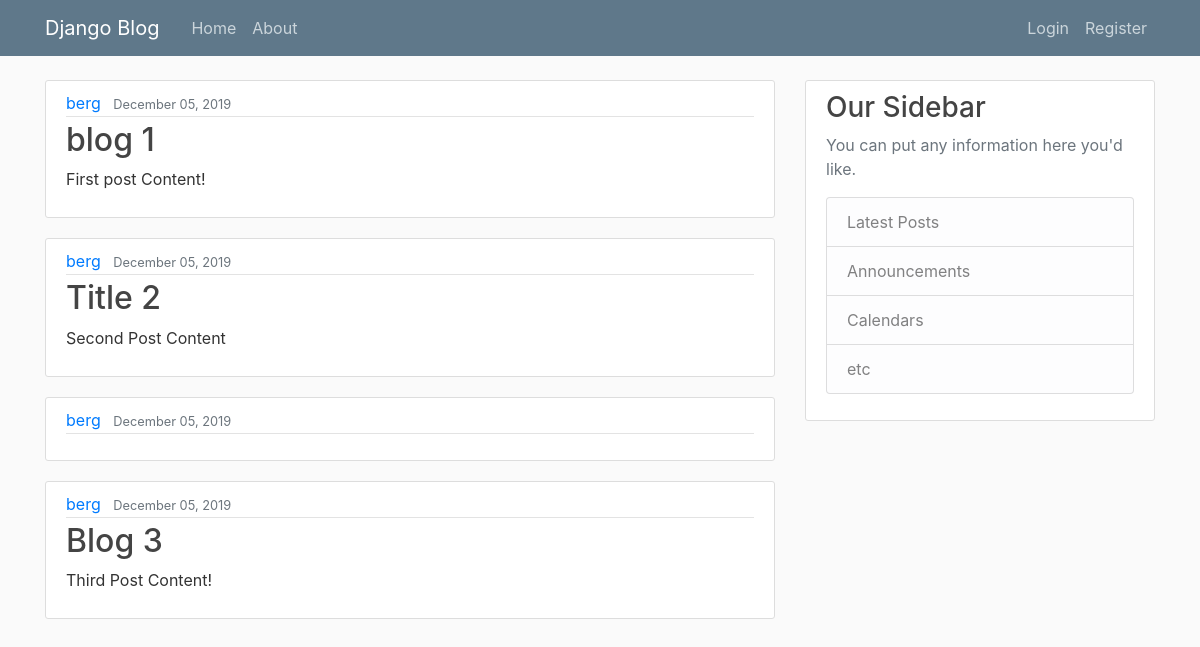
Before: / with the older database file.
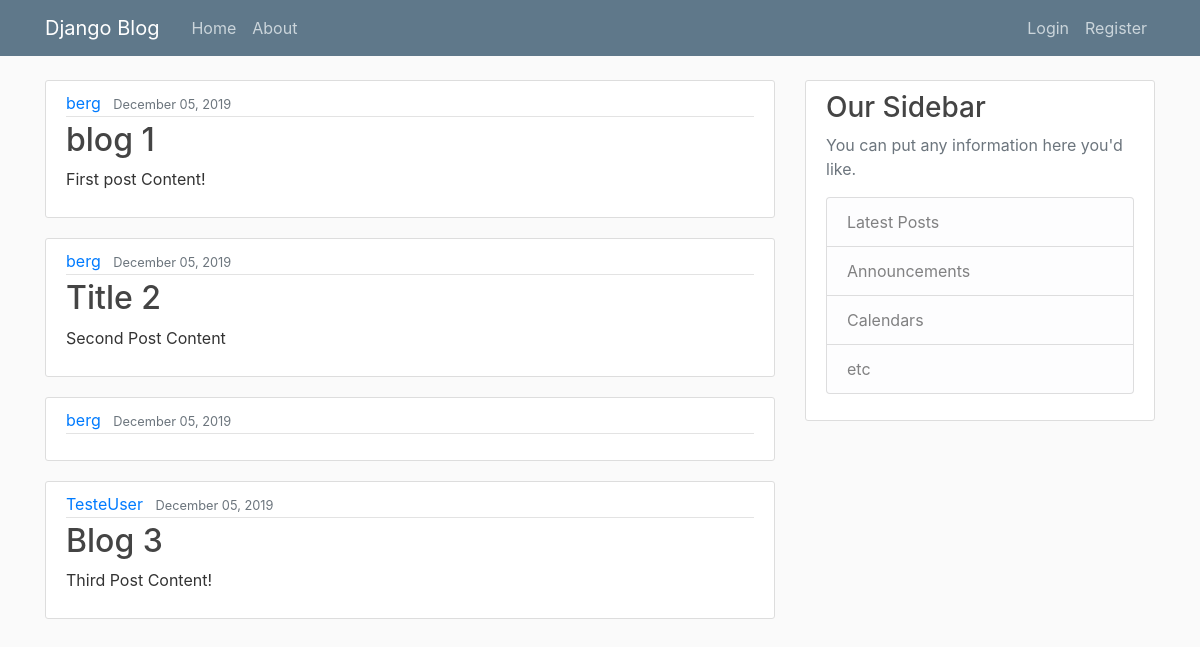
After: the same page with the newer database file.
### blog/models.py (models this page shows, shortened)
class Post(models.Model):
    title = models.CharField(max_length = 100)
    content = models.TextField()
    date_posted = models.DateTimeField(default=timezone.now)
    author = models.ForeignKey(User, on_delete=models.CASCADE)

### blog/views.py (the view)
# urls.py: path('', views.home, name='blog-home'),
def home(request):
    context = {
        'posts': Post.objects.all()
    }
    return render(request, 'blog/home.html', context)

### blog/templates/blog/home.html
{% extends "blog/base.html" %} {% block content %} {% for post in posts %}
<article class="media content-section">
  <div class="media-body">
    <div class="article-metadata">
      <a class="mr-2" href="#">{{ post.author }}</a>
      <small class="text-muted">{{ post.date_posted|date:"F d, Y" }}</small>
    </div>
    <h2><a class="article-title" href="#">{{ post.title }}</a></h2>
    <p class="article-content">{{ post.content }}</p>
  </div>
</article>
{% endfor %} {% endblock content %}

### blog/templates/blog/base.html (shortened to what this page needs)
{% load static %}
<!DOCTYPE html>
<html>
  <head>
    <link
      rel="stylesheet"
      href="https://stackpath.bootstrapcdn.com/bootstrap/4.4.0/css/bootstrap.min.css"
    />
		<link
			rel="stylesheet"
			type="text/css"
			href="{% static 'blog/main.css' %}"
		/>
  </head>
  <body>
			<header class="site-header">
					<nav class="navbar navbar-expand-md navbar-dark bg-steel fixed-top">
						<div class="container">
							<a class="navbar-brand mr-4" href="{% url 'blog-home' %}">Django Blog</a>
							<div class="collapse navbar-collapse" id="navbarToggle">
								<div class="navbar-nav mr-auto">
									<a class="nav-item nav-link" href="{% url 'blog-home' %}">Home</a>
									<a class="nav-item nav-link" href="{% url 'blog-about'	 %}">About</a>
								</div>
								<div class="navbar-nav">
									<a class="nav-item nav-link" href="#">Login</a>
									<a class="nav-item nav-link" href="#">Register</a>
								</div>
							</div>
						</div>
					</nav>
				</header>
				<main role="main" class="container">
						<div class="row">
							<div class="col-md-8">
								{% block content %}{% endblock %}
							</div>
							<div class="col-md-4">
								<div class="content-section">
									<h3>Our Sidebar</h3>
									<p class='text-muted'>You can put any information here you'd like.
										<ul class="list-group">
											<li class="list-group-item list-group-item-light">Latest Posts</li>
											<li class="list-group-item list-group-item-light">Announcements</li>
											<li class="list-group-item list-group-item-light">Calendars</li>
											<li class="list-group-item list-group-item-light">etc</li>
										</ul>
									</p>
								</div>
							</div>
						</div>
					</main>
  </body>
</html>

### blog/static/blog/main.css (style rules this page uses)
body { background: #fafafa; color: #333333; margin-top: 5rem; }
h1, h2, h3, h4, h5, h6 { color: #444444; }
ul { margin: 0; }
.bg-steel { background-color: #5f788a; }
.site-header .navbar-nav .nav-link { color: #cbd5db; }
.content-section { background: #ffffff; padding: 10px 20px; border: 1px solid #dddddd; border-radius: 3px; margin-bottom: 20px; }
.article-title { color: #444444; }
.article-content { white-space: pre-line; }
.article-metadata { padding-bottom: 1px; margin-bottom: 4px; border-bottom: 1px solid #e3e3e3 }

Changed rows visible on the page:
changed Post "Blog 3": author "berg" → "TesteUser"
